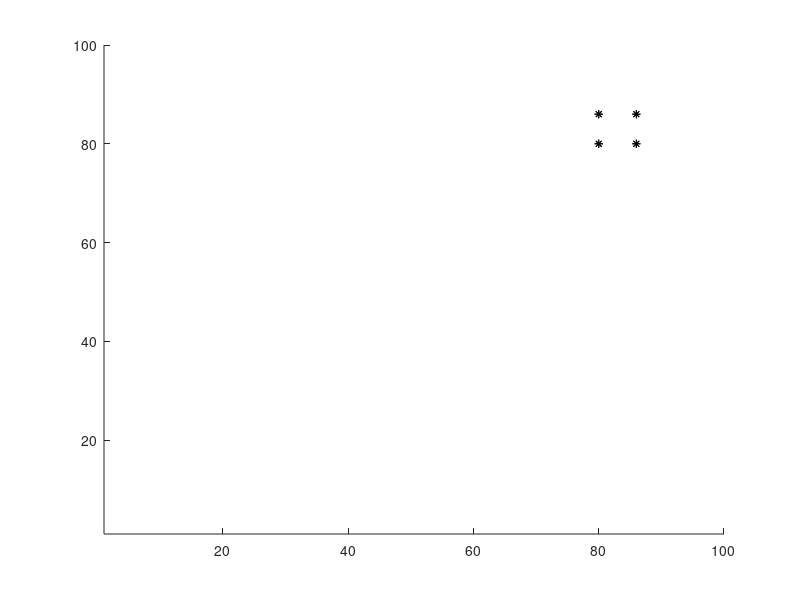

Recreate this plot in MATLAB. (Note: this script raises an error after producing the figure.)
clear all; close all; clc

[X,Y,Z]=meshgrid(1:100,1:100,1:100);

% define 8 points
llf=[80 80 80];
ulf=[80 80 86];
llb=[80 86 80];
ulb=[80 86 86];

lrf=[86 80 80];
urf=[86 80 86];
lrb=[86 86 80];
urb=[86 86 86];

alpha=15*pi/180;
% R=[    1.0000         0         0
%          0    cos(alpha)   -sin(alpha)
%          0    sin(alpha)    cos(alpha) ];
% 
% llb=(R*llb.').';
% llf=(R*llf.').';
% ulf=(R*ulf.').';
% ulb=(R*ulb.').';
% lrf=(R*lrf.').';
% urf=(R*urf.').';
% lrb=(R*lrb.').';
% urb=(R*urb.').';

xslice = 80:90; 
yslice = 80:90; 
zslice = 80:90;

% define "left" plane
cross_l=cross((llf-llb),(llf-ulf));
xo=llf;
X0=repmat(xo(1),[size(X,1) size(X,2) size(X,3)]);
Y0=repmat(xo(2),[size(Y,1) size(Y,2) size(Y,3)]);
Z0=repmat(xo(3),[size(Z,1) size(Z,2) size(Z,3)]);
isRight= ( cross_l(1)*(X-X0)+cross_l(2)*(Y-Y0)+cross_l(3)*(Z-Z0) ) > 0;

% define "right" plane
cross_r=cross((lrf-lrb),(lrf-urf));
xo=lrf;
X0=repmat(xo(1),[size(X,1) size(X,2) size(X,3)]);
Y0=repmat(xo(2),[size(Y,1) size(Y,2) size(Y,3)]);
Z0=repmat(xo(3),[size(Z,1) size(Z,2) size(Z,3)]);
isLeft= ( cross_r(1)*(X-X0)+cross_r(2)*(Y-Y0)+cross_r(3)*(Z-Z0) ) < 0;

% define "front" plane
cross_f=cross((llf-ulf),(llf-lrf));
xo=llf;
X0=repmat(xo(1),[size(X,1) size(X,2) size(X,3)]);
Y0=repmat(xo(2),[size(Y,1) size(Y,2) size(Y,3)]);
Z0=repmat(xo(3),[size(Z,1) size(Z,2) size(Z,3)]);
isFront= ( cross_f(1)*(X-X0)+cross_f(2)*(Y-Y0)+cross_f(3)*(Z-Z0) ) < 0;


% define "upper" plane
cross_u=cross((ulf-ulb),(ulf-urf));
xo=ulf;
X0=repmat(xo(1),[size(X,1) size(X,2) size(X,3)]);
Y0=repmat(xo(2),[size(Y,1) size(Y,2) size(Y,3)]);
Z0=repmat(xo(3),[size(Z,1) size(Z,2) size(Z,3)]);
isBelow= ( cross_u(1)*(X-X0)+cross_u(2)*(Y-Y0)+cross_u(3)*(Z-Z0) ) > 0;

% define "lower" plane
cross_l=cross((llf-llb),(llf-lrf));
xo=llf;
X0=repmat(xo(1),[size(X,1) size(X,2) size(X,3)]);
Y0=repmat(xo(2),[size(Y,1) size(Y,2) size(Y,3)]);
Z0=repmat(xo(3),[size(Z,1) size(Z,2) size(Z,3)]);
isAbove= ( cross_l(1)*(X-X0)+cross_l(2)*(Y-Y0)+cross_l(3)*(Z-Z0) ) < 0;



isAll=and(and(and(and(isLeft,isRight),isFront),isBelow),isAbove);


% figure
% subplot(221);
% slice(X,Y,Z,double(isRight),xslice,yslice,zslice)
% colormap bone
% 
% subplot(222);
% slice(X,Y,Z,double(isLeft),xslice,yslice,zslice)
% colormap bone
% 
% subplot(223);
% slice(X,Y,Z,double(isFront),xslice,yslice,zslice)
% colormap bone
% 
% subplot(224);
% slice(X,Y,Z,double(isAll),xslice,yslice,zslice)
% colormap bone


%%
figure; hold on
plot3(llf(1),llf(2),llf(3),'*k');
plot3(ulf(1),ulf(2),ulf(3),'*k');
plot3(llb(1),llb(2),llb(3),'*k');
plot3(ulb(1),ulb(2),ulb(3),'*k');
plot3(lrf(1),lrf(2),lrf(3),'*k');
plot3(urf(1),urf(2),urf(3),'*k');
plot3(lrb(1),lrb(2),lrb(3),'*k');
plot3(urb(1),urb(2),urb(3),'*k');
xlim([1 100]); ylim([1 100]); zlim([1 100]);
%slice(X,Y,Z,double(isAll),xslice,yslice,zslice)
H = vol3d('CData',double(isAll));
colormap(jet);

% figure; 
% hold on


